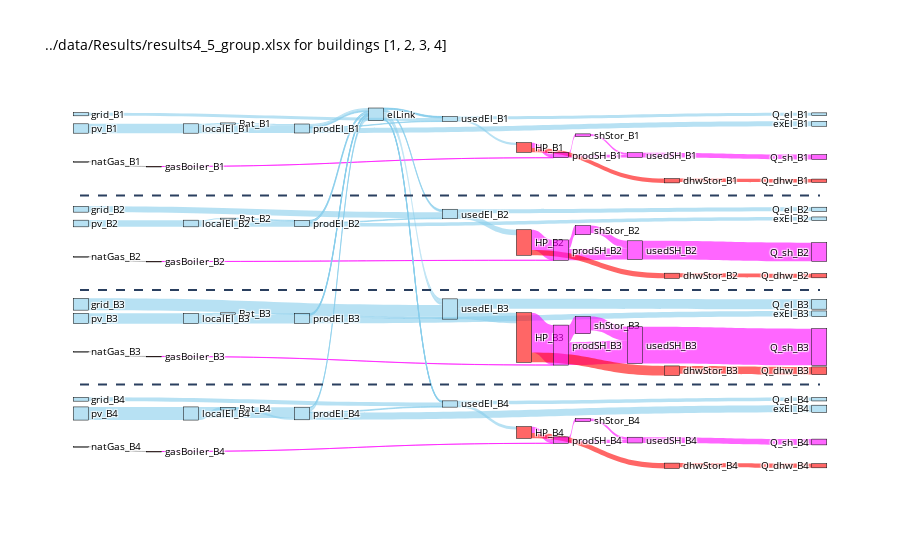

Write notebook code for a chart like this one.
### Code cell
snk.main(numberOfBuildings, plotOptim, optMode, UseLabelDict)
